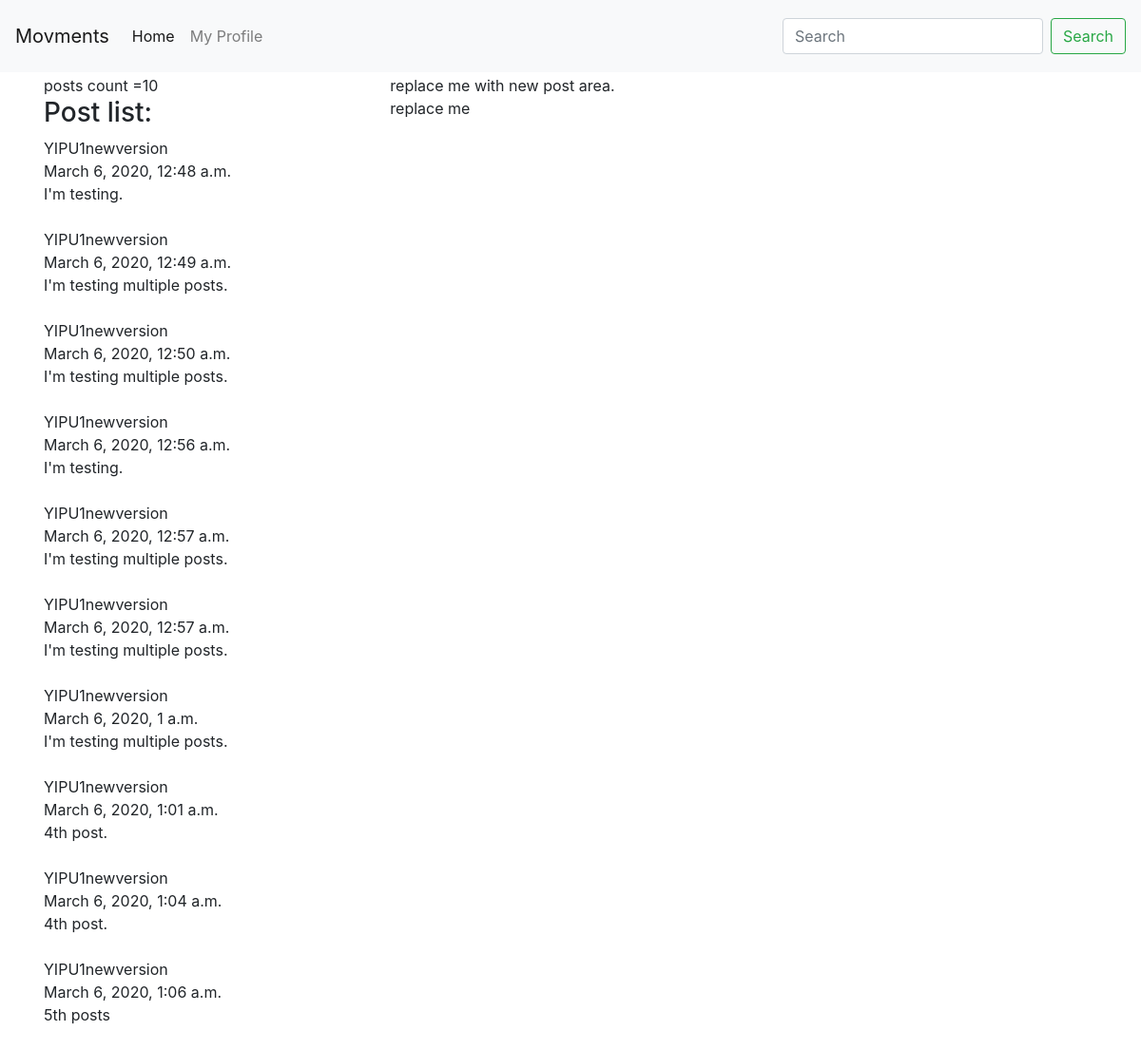
The page /service/author/199ab538-9a2f-49be-8fc9-bce9aa919115/posts/ on the database its author committed.
### posting/models.py (models this page shows)
class Post(models.Model):
    POST_VISIBILITY = (
        ('PUBLIC', 'Public'),
        ('PRIVATE', 'Prviate to self'),
        ('FRIENDS', 'Private to friends'),
        ('FOAF', 'Private to friends of friends'),
        ('SERVERONLY', 'Private to local friends'),
    )
    CONTENT_TYPE = {
        ('text', 'text/plain'),
        ('md', 'text/markdown'),
    }
    id = models.UUIDField(primary_key=True, default=uuid.uuid4, editable=False)
    author = models.ForeignKey(Author, on_delete=models.CASCADE)
    title = models.CharField(max_length=50)
    content_type = models.CharField(max_length=4, default = 'text', choices=CONTENT_TYPE)
    content = models.CharField(max_length=200)
    category = models.CharField(max_length=200)
    pub_date = models.DateTimeField('date posted', auto_now_add=True, blank=True)
    visibility = models.CharField(max_length=10, default = 'PUBL', choices=POST_VISIBILITY)

### accounts/models.py (models this page shows, shortened)
class Author(AbstractBaseUser):
    email=models.EmailField(
        verbose_name='email address',
        max_length=60,
        unique=True,
    )
    uid_str = uuid.uuid4().urn
    uuid_str = uid_str[9:] # str(settings.HOSTNAME)+"/author/"+
    id = models.CharField(primary_key=True, default=uuid_str, editable=False,max_length=100,unique=True)
    displayName = models.CharField(max_length=30)
    host = models.URLField(default=settings.HOSTNAME, max_length=100)
    url = models.URLField(default=uuid_str,max_length=100)
    github = models.URLField(default="", max_length=100, null=True)
    bio = models.CharField(max_length=200, null=True)
    date_joined=models.DateField(verbose_name="date joined", auto_now=True)
    last_login=models.DateField(verbose_name="date joined", auto_now=True)
    is_active=models.BooleanField(default=True)
    is_admin=models.BooleanField(default=False)
    objects=AuthorManager()
    USERNAME_FIELD = 'email'
    REQUIRED_FIELDS = ['displayName', ]

### posting/views.py (the view)
# urls.py: path('author/<str:author_id>/posts/', views.ViewUserPosts, name='view user posts'),
def ViewUserPosts(request, author_id):
    author = User.objects.filter(id=author_id)[0]
    if request.method == 'GET':
        posts = Post.objects.filter(author=author)[:10]
        count = len(posts)
        size = 10
        origin = None
        next = None
        preivous = None
    context = {
        "query": "posts",
        "count": count,
        "size": size,
        "next": next,
        "previous": preivous,
        "posts": posts,
    }
    return render(request, "posting/myPost.html", context)

### posting/templates/posting/myPost.html
{% extends 'posting/base.html' %}
{% block shortProfile %}
posts count ={{ size }} <br>
{% if posts %}
<h3>Post list:</h3>
<ul>
    {% for post in posts %}
        {{ post.author.displayName }}<br>
        {{ post.pub_date }}<br>
        {{ post.content }}<br><br>
    {% endfor %}
</ul>
{% endif %}
{% endblock %}

### posting/templates/posting/base.html (style rules this page uses)
ul { padding: 0; list-style-type: none; }

### rows shown on the page
Post: author.displayName "YIPU1newversion", pub_date "March 6, 2020, 12:48 a.m.", content "I'm testing."
Post: author.displayName "YIPU1newversion", pub_date "March 6, 2020, 12:49 a.m.", content "I'm testing multiple posts."
Post: author.displayName "YIPU1newversion", pub_date "March 6, 2020, 12:50 a.m.", content "I'm testing multiple posts."
Post: author.displayName "YIPU1newversion", pub_date "March 6, 2020, 12:56 a.m.", content "I'm testing."
Post: author.displayName "YIPU1newversion", pub_date "March 6, 2020, 12:57 a.m.", content "I'm testing multiple posts."
Post: author.displayName "YIPU1newversion", pub_date "March 6, 2020, 12:57 a.m.", content "I'm testing multiple posts."
Post: author.displayName "YIPU1newversion", pub_date "March 6, 2020, 1 a.m.", content "I'm testing multiple posts."
Post: author.displayName "YIPU1newversion", pub_date "March 6, 2020, 1:01 a.m.", content "4th post."
Post: author.displayName "YIPU1newversion", pub_date "March 6, 2020, 1:04 a.m.", content "4th post."
Post: author.displayName "YIPU1newversion", pub_date "March 6, 2020, 1:06 a.m.", content "5th posts"

### other values the page prints
{{ size }} "10"
